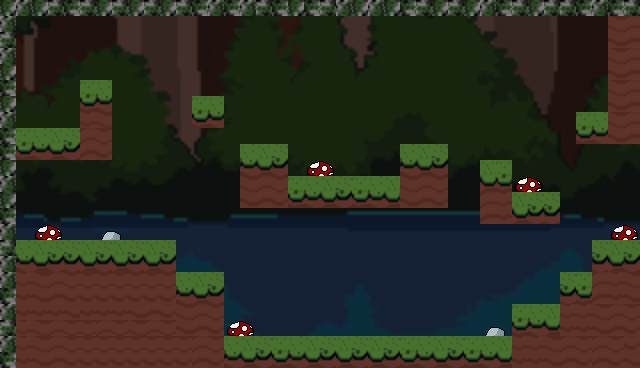

Tiled map render using the project's own tile images. Description and the map definition, with tile-layer contents summarised, below:
An orthogonal 40x23 tile map with 16x16 px tiles, 3 tile layers (BG, Objects, Tile Layer 1), 5 tilesets and 32 objects (10x Cheese, Player, Checkpoint).

<map version="1.10" tiledversion="1.11.0" orientation="orthogonal" renderorder="right-down" width="40" height="23" tilewidth="16" tileheight="16" infinite="0" nextlayerid="6" nextobjectid="45">
 <tileset firstgid="1" source="Bob the Rodent.tsx" />
 <tileset firstgid="243" source="../images/Objects/River/Barrel.tsx" />
 <tileset firstgid="247" source="../images/Objects/River/SmoothRock.tsx" />
 <tileset firstgid="251" source="../images/Background/River.tsx" />
 <tileset firstgid="8291" source="../images/Objects/Forest/MRed.tsx" />
 <layer id="3" name="BG" width="40" height="23" opacity="0.33">
  <data>[920 cells, 920 non-empty, 920 distinct tile ids]</data>
 </layer>
 <layer id="2" name="Objects" width="40" height="23">
  <data>[920 cells, 14 non-empty, 4 distinct tile ids]</data>
 </layer>
 <layer id="1" name="Tile Layer 1" width="40" height="23">
  <data>[920 cells, 338 non-empty, 20 distinct tile ids]</data>
 </layer>
 <objectgroup id="4" name="Collisions" class="Collisions">
  <object id="1" x="608" y="16" width="32" height="128" />
  <object id="2" x="576" y="112" width="32" height="32" />
  <object id="5" x="624" y="0" width="16" height="368" />
  <object id="6" x="0" y="352" width="624" height="16" />
  <object id="7" x="0" y="0" width="16" height="352" />
  <object id="8" x="16" y="0" width="608" height="16" />
  <object id="9" x="592" y="240" width="32" height="112" />
  <object id="10" x="560" y="272" width="32" height="80" />
  <object id="11" x="512" y="304" width="48" height="48" />
  <object id="12" x="224" y="336" width="288" height="16" />
  <object id="13" x="176" y="272" width="48" height="80" />
  <object id="14" x="16" y="240" width="160" height="112" />
  <object id="15" x="512" y="192" width="48" height="32" />
  <object id="16" x="480" y="160" width="32" height="64" />
  <object id="17" x="400" y="144" width="48" height="64" />
  <object id="18" x="240" y="144" width="48" height="64" />
  <object id="19" x="288" y="176" width="112" height="32" />
  <object id="20" x="192" y="96" width="32" height="32" />
  <object id="22" x="80" y="80" width="32" height="48" />
  <object id="44" x="16" y="128" width="96" height="32" />
 </objectgroup>
 <objectgroup id="5" name="Spawnpoints">
  <object id="27" name="Cheese" type="Cheese" x="240" y="80" width="64" height="64" />
  <object id="30" name="Cheese" type="Cheese" x="560" y="160" width="64" height="64" />
  <object id="31" name="Cheese" type="Cheese" x="304" y="272" width="64" height="64" />
  <object id="32" name="Cheese" type="Cheese" x="368" y="272" width="64" height="64" />
  <object id="34" name="Cheese" type="Cheese" x="432" y="272" width="64" height="64" />
  <object id="35" name="Cheese" type="Cheese" x="544" y="48" width="64" height="64" />
  <object id="36" name="Cheese" type="Cheese" x="464" y="96" width="64" height="64" />
  <object id="37" name="Cheese" type="Cheese" x="176" y="32" width="64" height="64" />
  <object id="38" name="Cheese" type="Cheese" x="384" y="80" width="64" height="64" />
  <object id="39" name="Cheese" type="Cheese" x="240" y="272" width="64" height="64" />
  <object id="40" name="Player" type="Player" x="80" y="176" width="32" height="32" />
  <object id="41" name="Checkpoint" type="Checkpoint" x="16" y="80" width="48" height="48" />
 </objectgroup>
</map>
